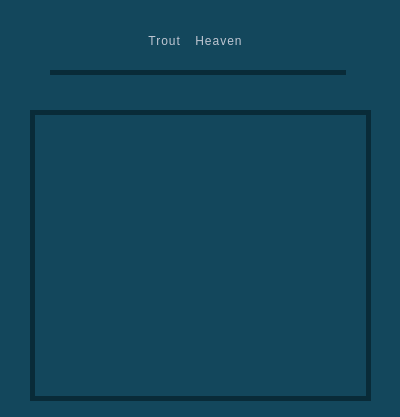
<?xml version="1.0" encoding="UTF-8"?>
<ui version="4.0">
 <class>ScoreBoardDialog</class>
 <widget class="QDialog" name="ScoreBoardDialog">
  <property name="geometry">
   <rect>
    <x>0</x>
    <y>0</y>
    <width>400</width>
    <height>417</height>
   </rect>
  </property>
  <property name="windowTitle">
   <string>Trout Heaven</string>
  </property>
  <property name="styleSheet">
   <string notr="true">QDialog {
	background-color: #13475c;
}</string>
  </property>
  <widget class="QLabel" name="titleLabel">
   <property name="geometry">
    <rect>
     <x>30</x>
     <y>20</y>
     <width>331</width>
     <height>41</height>
    </rect>
   </property>
   <property name="styleSheet">
    <string notr="true">QLabel {
    color: #dbdbdbe5;
    word-spacing: 10px;
    letter-spacing: 1px;
}</string>
   </property>
   <property name="text">
    <string>Trout Heaven</string>
   </property>
   <property name="alignment">
    <set>Qt::AlignCenter</set>
   </property>
  </widget>
  <widget class="QLabel" name="label">
   <property name="geometry">
    <rect>
     <x>50</x>
     <y>70</y>
     <width>296</width>
     <height>5</height>
    </rect>
   </property>
   <property name="styleSheet">
    <string notr="true">QLabel {
	background-color: rgb(9, 43, 56);
	border-radius: 20px
}</string>
   </property>
   <property name="text">
    <string/>
   </property>
  </widget>
  <widget class="QTableView" name="tableView">
   <property name="geometry">
    <rect>
     <x>30</x>
     <y>110</y>
     <width>341</width>
     <height>291</height>
    </rect>
   </property>
   <property name="styleSheet">
    <string notr="true">QTableView {
	background-color: #13475c;
	border: 5px solid rgb(9, 43, 56);
}
QHeaderView::section {
font-size: 21px;
height: 50px;
color: #dbdbdbe5;
background-color: #13475c;
}

QTableView::item{
font-size: 18px;
color: #dbdbdbe5;
background-color: #13475c;
}</string>
   </property>
   <property name="verticalScrollBarPolicy">
    <enum>Qt::ScrollBarAlwaysOff</enum>
   </property>
   <property name="horizontalScrollBarPolicy">
    <enum>Qt::ScrollBarAlwaysOff</enum>
   </property>
   <property name="editTriggers">
    <set>QAbstractItemView::NoEditTriggers</set>
   </property>
  </widget>
 </widget>
 <resources/>
 <connections/>
</ui>
